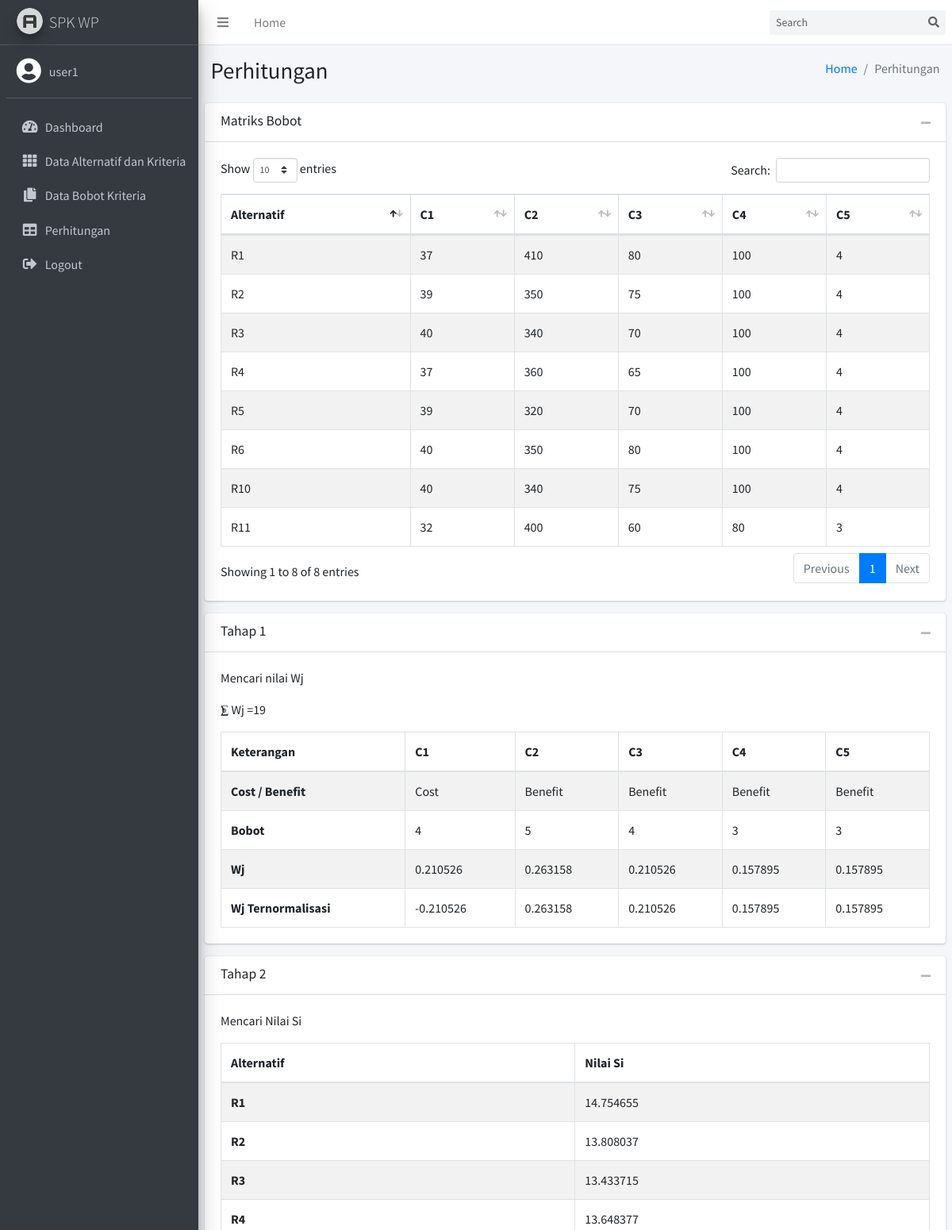
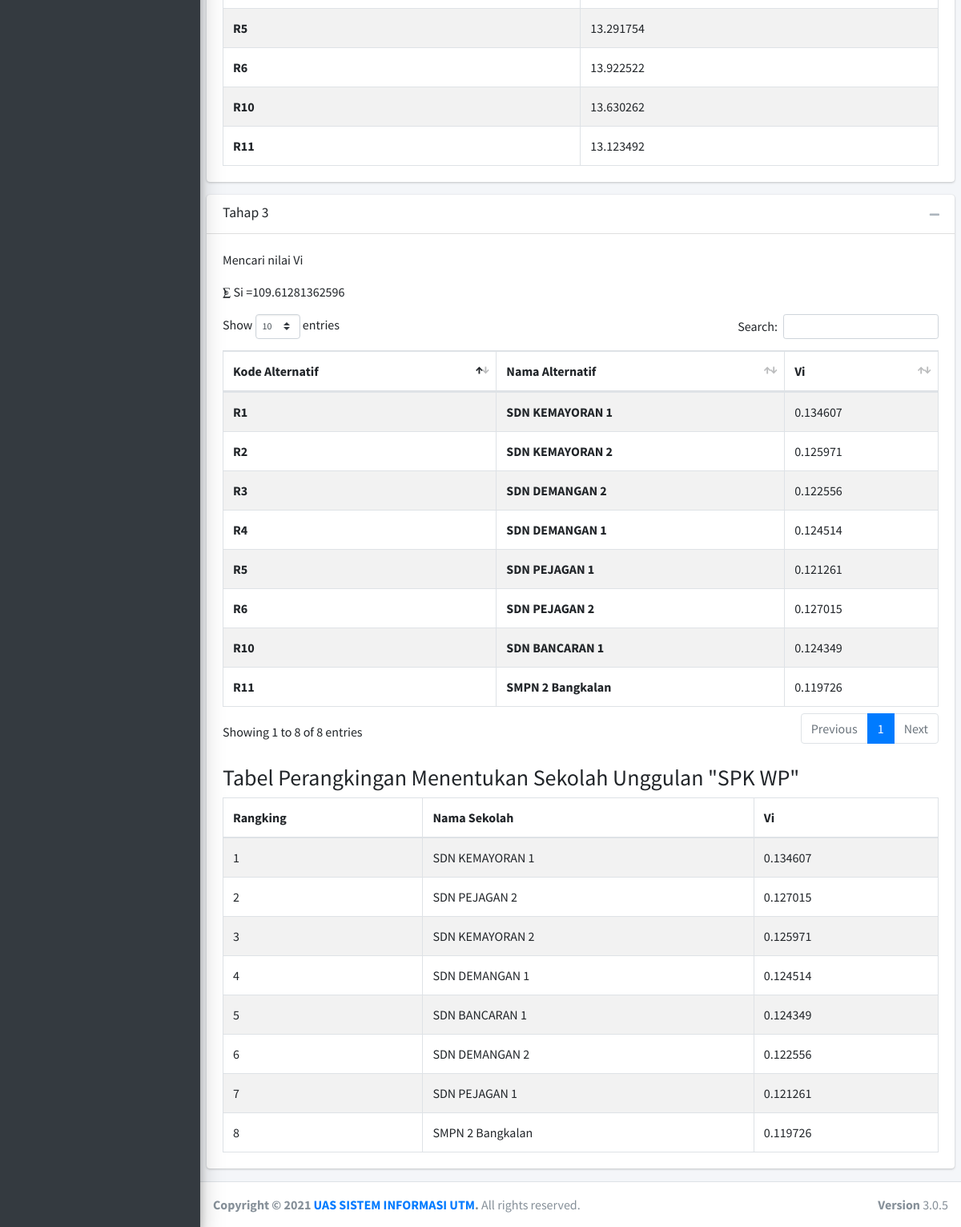
The page /hitung.php (signed in) on the database its author committed (2 pictures, top to bottom).
### tables this page shows
CREATE TABLE `bobot` (
  `id_bobot` int NOT NULL,
  `id_alter` int DEFAULT NULL,
  `c1` int DEFAULT NULL,
  `c2` int DEFAULT NULL,
  `c3` int DEFAULT NULL,
  `c4` int DEFAULT NULL,
  `c5` int DEFAULT NULL
);

CREATE TABLE `alternatif` (
  `id_alter` int NOT NULL,
  `code` varchar(128) DEFAULT NULL,
  `alternatif` varchar(128) DEFAULT NULL
);

### hitung.php (the view, shortened to what this page needs)
<?php
include 'template/head.php';
include 'template/nav-top.php';
include 'template/nav-side.php';
?>
<div class="content-wrapper">
    <section class="content-header">
        <div class="container-fluid">
            <div class="row mb-2">
                <div class="col-sm-6">
                    <h1>Perhitungan</h1>
                </div>
                <div class="col-sm-6">
                    <ol class="breadcrumb float-sm-right">
                        <li class="breadcrumb-item"><a href="index.php">Home</a></li>
                        <li class="breadcrumb-item active">Perhitungan</li>
                    </ol>
                </div>
            </div>
        </div>
    </section>
    <section class="content">
        <div class="row">
            <div class="col">
                <div class="card">
                    <div class="card-header">
                        <h3 class="card-title">Matriks Bobot</h3>
                        <div class="card-tools">
                            <button type="button" class="btn btn-tool" data-card-widget="collapse" data-toggle="tooltip" title="Collapse">
                                <i class="fas fa-minus"></i></button>
                        </div>
                    </div>
                    <div class="card-body">
                        <table id="example1" class="table table-bordered table-striped">
                            <thead>
                                <tr>
                                    <th>Alternatif</th>
                                    <th>C1</th>
                                    <th>C2</th>
                                    <th>C3</th>
                                    <th>C4</th>
                                    <th>C5</th>
                                </tr>
                            </thead>
                            <tbody>
                                <?php
                                include 'koneksi.php';
                                $sql = mysqli_query($koneksi, "SELECT * FROM bobot a JOIN alternatif b
                                                                    ON a.id_alter=b.id_alter");
                                while ($data = mysqli_fetch_assoc($sql)) {
                                ?>
                                    <tr>
                                        <td><?= $data['code']; ?></td>
                                        <td><?= $data['c1']; ?></td>
                                        <td><?= $data['c2']; ?></td>
                                        <td><?= $data['c3']; ?></td>
                                        <td><?= $data['c4']; ?></td>
                                        <td><?= $data['c5']; ?></td>
                                    </tr>
                                <?php } ?>
                            </tbody>
                        </table>
                    </div>
                </div>
            </div>
        </div>
        <?php
        $jml_kriteria = jml_kriteria();
        $jml_bobot = jumlah_tabel_bobot();
        $get_bobot = get_bobot();
        $costbenefit = get_costbenefit();
        $get_alternatif = get_alternatif();
        end($get_alternatif);
        $alter = key($get_alternatif) + 1;
        $get_bobotkriteria = bobot_setiap_kriteria();
        $tbl_kepentingan = 0;
        ?>
        <div class="row">
            <div class="col">
                <div class="card">
                    <div class="card-header">
                        <h3 class="card-title">Tahap 1</h3>
                        <div class="card-tools">
                            <button type="button" class="btn btn-tool" data-card-widget="collapse" data-toggle="tooltip" title="Collapse">
                                <i class="fas fa-minus"></i></button>
                        </div>
                    </div>
                    <div class="card-body">
                        <p>Mencari nilai Wj</p>
                        <?php
                        for ($i = 0; $i < $jml_kriteria; $i++) {
                            $tbl_kepentingan = $tbl_kepentingan + $get_bobot[$i];
                        }
                        echo '<p>⨊ Wj =' . $tbl_kepentingan . '</p>';
                        ?>
                        <table id="example1" class="table table-bordered table-striped">
                            <thead>
                                <tr>
                                    <th>Keterangan</th>
                                    <th>C1</th>
                                    <th>C2</th>
                                    <th>C3</th>
                                    <th>C4</th>
                                    <th>C5</th>
                                </tr>
                            </thead>
                            <tbody>
                                <tr>
                                    <th>Cost / Benefit</th>
                                    <?php
                                    for ($i = 0; $i < $jml_kriteria; $i++) {
                                        echo '<td>' . ucwords($costbenefit[$i]) . '</td>';
                                    }
                                    ?>
                                </tr>
                                <tr>
                                    <th>Bobot</th>
                                    <?php
                                    for ($i = 0; $i < $jml_kriteria; $i++) {
                                        echo '<td>' . $get_bobot[$i] . '</td>';
                                    }
                                    ?>
                                </tr>
                                <tr>
                                    <th>Wj</th>
                                    <?php
                                    for ($i = 0; $i < $jml_kriteria; $i++) {
                                        $wj[$i] = ($get_bobot[$i] / $tbl_kepentingan);
                                        echo '<td>' . round($wj[$i], 6) . '</td>';
                                    }
                                    ?>
                                </tr>
                                <tr>
                                    <th>Wj Ternormalisasi</th>
                                    <?php
                                    for ($i = 0; $i < $jml_kriteria; $i++) {
                                        if ($costbenefit[$i] == "cost") {
                                            $resultwj[$i] = (-1) * $wj[$i];
                                            echo '<td>' . round($resultwj[$i], 6) . '</td>';
                                        } else {
                                            $resultwj[$i] = $wj[$i];
                                            echo '<td>' . round($resultwj[$i], 6) . '</td>';
                                        }
                                    }
                                    ?>
                                </tr>
                            </tbody>
                        </table>
                    </div>
                </div>
            </div>
        </div>
        <div class="row">
            <div class="col">
                <div class="card">
                    <div class="card-header">
                        <h3 class="card-title">Tahap 2</h3>
                        <div class="card-tools">
                            <button type="button" class="btn btn-tool" data-card-widget="collapse" data-toggle="tooltip" title="Collapse">
                                <i class="fas fa-minus"></i></button>
                        </div>
                    </div>
                    <div class="card-body">
                        <p>Mencari Nilai Si</p>
                        <table id="example1" class="table table-bordered table-striped">
                            <thead>
                                <tr>
                                    <th>Alternatif</th>
                                    <th>Nilai Si</th>
                                </tr>
                            </thead>
                            <tbody>
                                <?php
                                for ($j = 0; $j < $jml_bobot; $j++) {
                                ?>
                                    <tr>
                                        <th><?= $get_alternatif[$j][1]; ?></th>
                                        <?php
                                        for ($i = 0; $i < $jml_kriteria; $i++) {
                                            $si[$j][$i] = pow(($get_bobotkriteria[$j][$i]), $resultwj[$i]);
                                        }
                                        $resultsi[$j] = $si[$j][0] * $si[$j][1] * $si[$j][2] * $si[$j][3] * $si[$j][4];
                                        echo '<td>' . round($resultsi[$j], 6) . '</td>'
                                        ?>
                                    </tr>
                                <?php } ?>
                            </tbody>
                        </table>
                    </div>
                </div>
            </div>
        </div>
        <div class="row">
            <div class="col">
                <div class="card">
                    <div class="card-header">
                        <h3 class="card-title">Tahap 3</h3>
                        <div class="card-tools">
                            <button type="button" class="btn btn-tool" data-card-widget="collapse" data-toggle="tooltip" title="Collapse">
                                <i class="fas fa-minus"></i></button>
                        </div>
                    </div>
                    <div class="card-body">
                        <p>Mencari nilai Vi</p>
                        <?php
                        $totalsi = 0;
                        for ($i = 0; $i < $jml_bobot; $i++) {
                            $totalsi = $totalsi + $resultsi[$i];
                        }
                        echo '<p>⨊ Si =' . $totalsi . '</p>';
                        ?>
                        <table id="example2" class="table table-bordered table-striped">
                            <thead>
                                <tr>
                                    <th>Kode Alternatif</th>
                                    <th>Nama Alternatif</th>
                                    <th>Vi</th>
                                </tr>
                            </thead>
                            <tbody>
                                <?php
                                for ($i = 0; $i < $jml_bobot; $i++) {
                                ?>
                                    <tr>
                                        <th><?= $get_alternatif[$i][1]; ?></th>
                                        <th><?= $get_alternatif[$i][0]; ?></th>
                                        <?php
                                        $resultvi[$i] = round($resultsi[$i] / $totalsi, 6);
                                        ?>
                                        <td><?= $resultvi[$i]; ?></td>
                                    </tr>
                                <?php } ?>
                            </tbody>
                        </table>
                        <br>
                        <h3>Tabel Perangkingan Menentukan Sekolah Unggulan "SPK WP"</h3>
                        <table id="example1" class="table table-bordered table-striped">
                            <thead>
                                <tr>
                                    <th>Rangking</th>
                                    <th>Nama Sekolah</th>
                                    <th>Vi</th>
                                </tr>
                            </thead>
                            <tbody>
                                <?php
                                $no = 1;
                                uasort($resultvi, 'cmp');
                                for ($i = 0; $i < $alter; $i++) {
                                    if ($i == 0) {
                                        echo '<tr><td>' . $no++ . '</td>';
                                        echo '<td>' . $get_alternatif[array_search(end($resultvi), $resultvi)][0] . '</td>';
                                        echo '<td>' . current($resultvi) . '</td></tr>';
                                    } elseif ($i == ($alter - 1)) {
                                        echo '<tr><td>' . $no++ . '</td>';
                                        echo '<td>' . $get_alternatif[array_search((prev($resultvi)), $resultvi)][0] . '</td>';
                                        echo '<td>' . current($resultvi) . '</td></tr>';
                                    } else {
                                        echo '<tr><td>' . $no++ . '</td>';
                                        echo '<td>' . $get_alternatif[array_search(prev($resultvi), $resultvi)][0] . '</td>';
                                        echo '<td>' . current($resultvi) . '</td></tr>';
                                    }
                                }
                                ?>
                            </tbody>
                        </table>
                    </div>
                </div>
            </div>
        </div>
    </section>
</div>
<?php
function get_costbenefit()
{
    include 'koneksi.php';
    $query = mysqli_query($koneksi, "SELECT * FROM kriteria");
    $i = 0;
    while ($row = $query->fetch_assoc()) {
        @$cost_benefit[$i] = $row['jenis'];
        $i++;
    }
    return $cost_benefit;
}
function jml_kriteria()
{
    include 'koneksi.php';
    $query = mysqli_query($koneksi, "SELECT * FROM kriteria");
    $result = mysqli_num_rows($query);
    return $result;
}
function get_bobot()
{
    include 'koneksi.php';
    $query = mysqli_query($koneksi, "SELECT * FROM kriteria");
    $i = 0;
    while ($row = $query->fetch_assoc()) {
        @$bobot[$i] = $row['bobot'];
        $i++;
    }
    return $bobot;
}
function jumlah_tabel_bobot()
{
    include 'koneksi.php';
    $query = mysqli_query($koneksi, "SELECT * FROM bobot");
    $result = mysqli_num_rows($query);
    return $result;
}
function bobot_setiap_kriteria()
{
    include 'koneksi.php';
    $query = mysqli_query($koneksi, "SELECT * FROM bobot");
    $i = 0;
    while ($row = $query->fetch_assoc()) {
        @$bobot_kriteria[$i][0] = $row['c1'];
        @$bobot_kriteria[$i][1] = $row['c2'];
        @$bobot_kriteria[$i][2] = $row['c3'];
        @$bobot_kriteria[$i][3] = $row['c4'];
        @$bobot_kriteria[$i][4] = $row['c5'];
        $i++;
    }
    return $bobot_kriteria;
}
function get_alternatif()
{
    include 'koneksi.php';
    $query = mysqli_query($koneksi, "SELECT * FROM bobot a JOIN alternatif b
                                            ON a.id_alter=b.id_alter");
    $i = 0;
    while ($row = $query->fetch_assoc()) {
        @$col_alternatif[$i][0] = $row['alternatif'];
        @$col_alternatif[$i][1] = $row['code'];
        $i++;
    }
    return $col_alternatif;
}
?>
<?php
include 'template/footer.php';
?>

### rows shown on the page
bobot: id_alter.code "R1", c1 "37", c2 "410", c3 "80", c4 "100", c5 "4", j "14.754655", id_alter.alternatif "SDN KEMAYORAN 1", i "0.134607"
bobot: id_alter.code "R2", c1 "39", c2 "350", c3 "75", c4 "100", c5 "4", j "13.808037", id_alter.alternatif "SDN KEMAYORAN 2", i "0.125971", resultvi "0.125971"
bobot: id_alter.code "R3", c1 "40", c2 "340", c3 "70", c4 "100", c5 "4", j "13.433715", id_alter.alternatif "SDN DEMANGAN 2", i "0.122556", resultvi "0.122556"
bobot: id_alter.code "R4", c1 "37", c2 "360", c3 "65", c4 "100", c5 "4", j "13.648377", id_alter.alternatif "SDN DEMANGAN 1", i "0.124514", resultvi "0.124514"
bobot: id_alter.code "R5", c1 "39", c2 "320", c3 "70", c4 "100", c5 "4", j "13.291754", id_alter.alternatif "SDN PEJAGAN 1", i "0.121261", resultvi "0.121261"
bobot: id_alter.code "R6", c1 "40", c2 "350", c3 "80", c4 "100", c5 "4", j "13.922522", id_alter.alternatif "SDN PEJAGAN 2", i "0.127015", resultvi "0.127015"
bobot: id_alter.code "R10", c1 "40", c2 "340", c3 "75", c4 "100", c5 "4", j "13.630262", id_alter.alternatif "SDN BANCARAN 1", i "0.124349", resultvi "0.124349"
bobot: id_alter.code "R11", c1 "32", c2 "400", c3 "60", c4 "80", c5 "3", j "13.123492", id_alter.alternatif "SMPN 2 Bangkalan", i "0.119726"

### other values the page prints
$username "user1"
$tbl_kepentingan "19"
$costbenefit[$i] "Cost"
$costbenefit[$i] "Benefit"
$get_bobot[$i] "4"
$get_bobot[$i] "5"
$get_bobot[$i] "3"
$wj[$i] "0.210526"
$wj[$i] "0.263158"
$wj[$i] "0.157895"
$resultwj[$i] "-0.210526"
$resultwj[$i] "0.263158"
$resultwj[$i] "0.210526"
$resultwj[$i] "0.157895"
$totalsi "109.61281362596"
